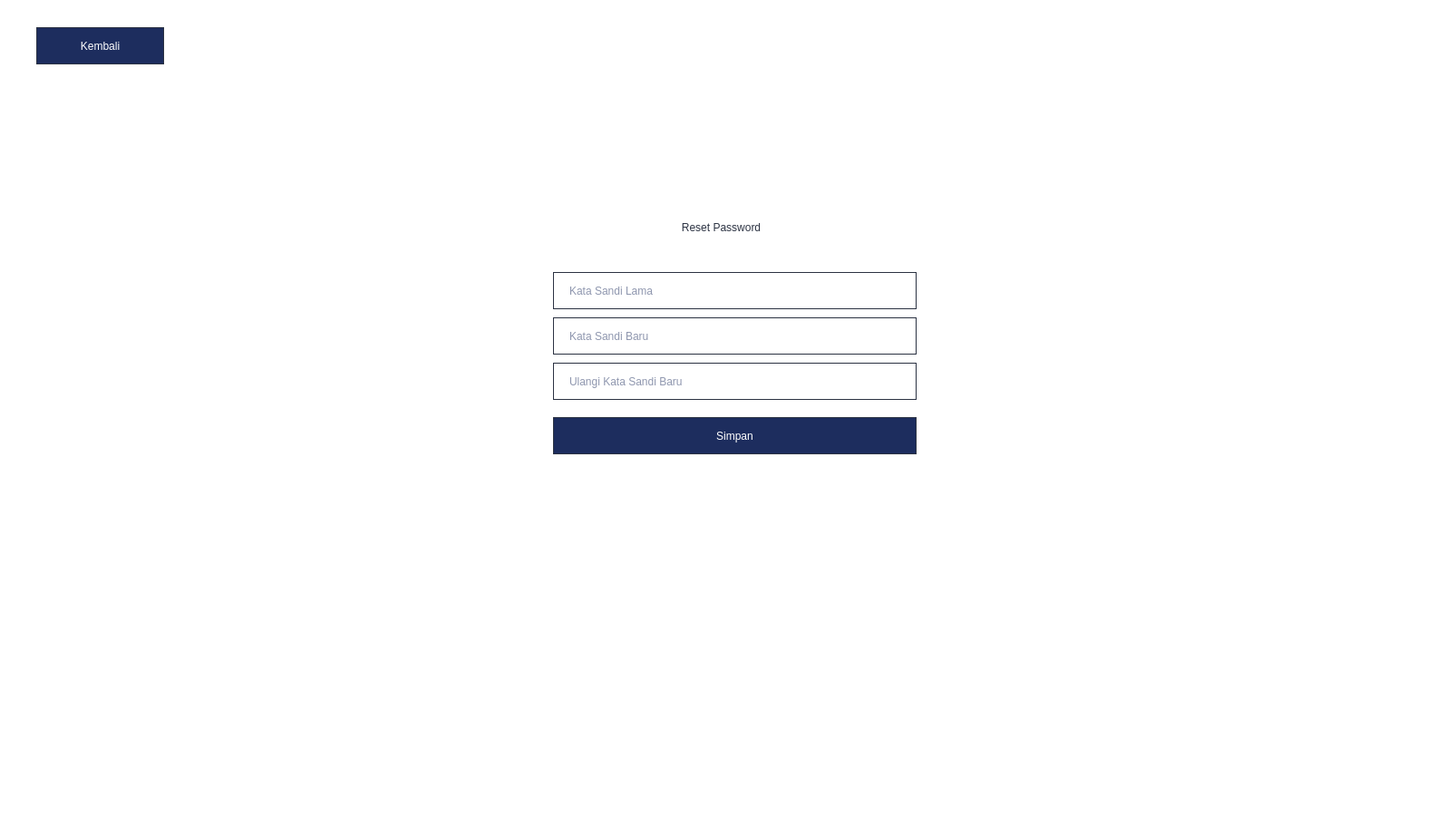
<?xml version="1.0" encoding="UTF-8"?>
<ui version="4.0">
 <class>Dialog</class>
 <widget class="QDialog" name="Dialog">
  <property name="geometry">
   <rect>
    <x>0</x>
    <y>0</y>
    <width>1606</width>
    <height>901</height>
   </rect>
  </property>
  <property name="windowTitle">
   <string>Dialog</string>
  </property>
  <property name="styleSheet">
   <string notr="true">background-color: #fff;</string>
  </property>
  <widget class="QLabel" name="label">
   <property name="geometry">
    <rect>
     <x>600</x>
     <y>230</y>
     <width>391</width>
     <height>41</height>
    </rect>
   </property>
   <property name="styleSheet">
    <string notr="true">color: #2B3242;
font: 30pt &quot;Mulish&quot;;</string>
   </property>
   <property name="text">
    <string>Reset Password</string>
   </property>
   <property name="alignment">
    <set>Qt::AlignCenter</set>
   </property>
  </widget>
  <widget class="QLineEdit" name="passlama">
   <property name="geometry">
    <rect>
     <x>610</x>
     <y>300</y>
     <width>401</width>
     <height>41</height>
    </rect>
   </property>
   <property name="styleSheet">
    <string notr="true">font: 15pt &quot;Mulish&quot;;color:#1D2D5E; 
height: 47.76695251464844px;
width: 376.5159912109375px;
left: 538px;
top: 229px;
border-radius: 13.25760269165039px;
border: 1.4px solid #2B3242;
padding-left:15px;</string>
   </property>
   <property name="text">
    <string/>
   </property>
   <property name="placeholderText">
    <string>Kata Sandi Lama</string>
   </property>
  </widget>
  <widget class="QLineEdit" name="passbaru">
   <property name="geometry">
    <rect>
     <x>610</x>
     <y>350</y>
     <width>401</width>
     <height>41</height>
    </rect>
   </property>
   <property name="styleSheet">
    <string notr="true">font: 15pt &quot;Mulish&quot;;color:#1D2D5E; 
height: 47.76695251464844px;
width: 376.5159912109375px;
left: 538px;
top: 229px;
border-radius: 13.25760269165039px;
border: 1.4px solid #2B3242;
padding-left:15px;</string>
   </property>
   <property name="text">
    <string/>
   </property>
   <property name="echoMode">
    <enum>QLineEdit::Password</enum>
   </property>
   <property name="placeholderText">
    <string>Kata Sandi Baru</string>
   </property>
  </widget>
  <widget class="QPushButton" name="simpanbutton">
   <property name="geometry">
    <rect>
     <x>610</x>
     <y>460</y>
     <width>401</width>
     <height>41</height>
    </rect>
   </property>
   <property name="styleSheet">
    <string notr="true">QPushButton{ 
	background-color: #1D2D5E; color:#FFFFFF;
	font: 15pt &quot;Mulish&quot;;
	border-radius: 13.25760269165039px;
	border: 1.4px solid #2B3242;
}

 QPushButton:hover {
	background-color: #4A577E; color:#fff;
	border: 1.4px solid #2B3242;
 }</string>
   </property>
   <property name="text">
    <string>Simpan</string>
   </property>
  </widget>
  <widget class="QLineEdit" name="passbaru_2">
   <property name="geometry">
    <rect>
     <x>610</x>
     <y>400</y>
     <width>401</width>
     <height>41</height>
    </rect>
   </property>
   <property name="styleSheet">
    <string notr="true">font: 15pt &quot;Mulish&quot;;color:#1D2D5E; 
height: 47.76695251464844px;
width: 376.5159912109375px;
left: 538px;
top: 229px;
border-radius: 13.25760269165039px;
border: 1.4px solid #2B3242;
padding-left:15px;</string>
   </property>
   <property name="text">
    <string/>
   </property>
   <property name="echoMode">
    <enum>QLineEdit::Password</enum>
   </property>
   <property name="placeholderText">
    <string>Ulangi Kata Sandi Baru</string>
   </property>
  </widget>
  <widget class="QPushButton" name="kembali">
   <property name="geometry">
    <rect>
     <x>40</x>
     <y>30</y>
     <width>141</width>
     <height>41</height>
    </rect>
   </property>
   <property name="styleSheet">
    <string notr="true">QPushButton{ 
	background-color: #1D2D5E; color:#FFFFFF;
	font: 15pt &quot;Mulish&quot;;
	border-radius: 13.25760269165039px;
	border: 1.4px solid #2B3242;
}

 QPushButton:hover {
	background-color: #4A577E; color:#fff;
	border: 1.4px solid #2B3242;
 }</string>
   </property>
   <property name="text">
    <string>Kembali</string>
   </property>
  </widget>
 </widget>
 <resources/>
 <connections/>
</ui>
